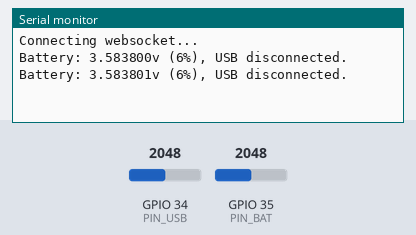
Recording of a sketch running on a simulated ESP32. Parts: the last lines printed to the serial monitor. The inputs (shaded band) are chosen by the test bench; at power-on: GPIO 34 (PIN_USB) = 2048, GPIO 35 (PIN_BAT) = 2048. WiFi joins after 1.5 s; servers stay silent unless stated.

Above: at 2.7 s.
2.8 s: GPIO 34 (PIN_USB) set to 2503
At 4.1 s:
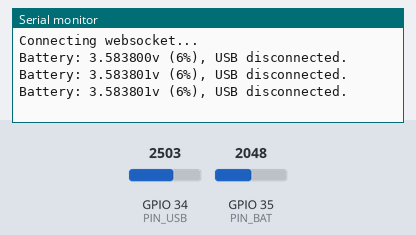
4.3 s: GPIO 34 (PIN_USB) set to 2620
At 4.9 s:
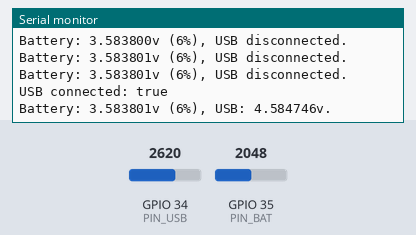

The sketch:

watcher-node.ino
```cpp
/**
 * Reads battery and USB voltage on WEMOS LOLIN D32.
 *
 * Connect USB pin to 34 through voltage divider: use two 100kOhm resistors to cut the voltage in half.
 * For Serial.printf(), see https://playground.arduino.cc/Main/Printf/
 */
```

PowerManager.cpp
```cpp
#include "PowerManager.h"

#include <Arduino.h>

#include "utils/RunningAverageFilter.h"

class PowerManager::Impl {
private:
    int batteryPin;
    int usbPin;
    float voltageCompensation;
    RunningAverageFilter<float> batteryVoltageFilter;
    RunningAverageFilter<float> usbVoltageFilter;

    float readVoltage(int pin) {
        return analogRead(pin)
               * 2  // Voltage is divided into half. See https://www.wemos.cc/en/latest/_static/files/sch_d32_v1.0.0.pdf
               * 3.3  // GPIO can read up to 3.3v.
               * voltageCompensation / 4096;
    }

public:
    Impl(int batteryPin, int usbPin, float voltageCompensation) {
        this->batteryPin = batteryPin;
        this->usbPin = usbPin;
        this->voltageCompensation = voltageCompensation;
    }

    float readBatteryVoltage() {
        return batteryVoltageFilter.filter(readVoltage(batteryPin));
    }

    float readUsbVoltage() {
        return usbVoltageFilter.filter(readVoltage(usbPin));
    }

    int readBatteryPercentage() {
        float voltage = readBatteryVoltage();

        if (voltage >= 4.20) return 100;

        if (voltage <= 3.50) return 0;

        // Voltage drop is not linear.
        // Copied from https://github.com/G6EJD/ESP32-e-Paper-Weather-Display/blob/5c3df15a3fe2b0005fba99e48a493ae4fc1b3a94/examples/Waveshare_2_13_T5/Waveshare_2_13_T5.ino#L490
        return + 2836.9625 * (voltage * voltage * voltage * voltage)
               - 43987.4889 * (voltage * voltage * voltage)
               + 255233.8134 * (voltage * voltage)
               - 656689.7123 * voltage
               + 632041.7303;
    }
};

PowerManager::PowerManager(int batteryPin, int usbPin, float voltageCompensation): impl(new Impl(batteryPin, usbPin, voltageCompensation)) {}
PowerManager::~PowerManager() {}

float PowerManager::readBatteryVoltage() {
    return impl->readBatteryVoltage();
}

int PowerManager::readBatteryPercentage() {
    return impl->readBatteryPercentage();
}

bool PowerManager::isUsbPowered() {
    return readUsbVoltage() > 4.5;
}

float PowerManager::readUsbVoltage() {
    return impl->readUsbVoltage();
}

void PowerManager::loop() {
    // This increases accuracy in measure value.
    readBatteryVoltage();
    readUsbVoltage();
}
```

PowerManager.h
```cpp
#ifndef PowerManager_h
#define PowerManager_h

class PowerManager {
private:
    class Impl;
    Impl *impl;

public:
    PowerManager(int batteryPin, int usbPin, float voltageCompensation);
    ~PowerManager();

    float readBatteryVoltage();
    int readBatteryPercentage();

    bool isUsbPowered();
    float readUsbVoltage();

    void loop();
};

#endif /* PowerManager_h */
```

Reporter.cpp
```cpp
#include "Reporter.h"

#include <stdio.h>
#include <stdarg.h>
#include <WiFi.h>
#include <WiFiManager.h>
#include <WebSocketsClient.h> // This must be before SocketIOclient.h!
#include <SocketIOclient.h>

#include "config.h"

class Reporter::Impl {
private:
    WiFiManager wifiManager;
    SocketIOclient socketIO;

    // WebSocket configutations
    const char *host;
    int port;
    const char *path;

    // Invoked when server wants a realtime data.
    void (*updateRequestCallback)(void);

    void handleDisconnect() {
        Serial.printf("Socket.io disconnected!\n");
    }

    void handleConnect() {
        Serial.printf("Socket.io connected!\n");
        socketIO.send(sIOtype_CONNECT, SOCKET_NAMESPACE);
    }

    void launchUpdateRequestCallback() {
        Serial.printf("Server wants an update!\n");

        if (updateRequestCallback) {
            updateRequestCallback();
        }
    }

    void handleEvent(uint8_t *payload) {
        Serial.printf("Socket.io got event\n");

        bool serverWantsUpdate = String((const char *)payload).indexOf("\"request:update\"") > 0;

        if (serverWantsUpdate) {
            launchUpdateRequestCallback();
        }
    }

    void handleWebSocketEvent(socketIOmessageType_t type, uint8_t *payload, size_t length) {
        switch (type) {
            case sIOtype_DISCONNECT: return handleDisconnect();
            case sIOtype_CONNECT: return handleConnect();
            case sIOtype_EVENT: return handleEvent(payload);

            default: Serial.printf("Message type: %d\n", sIOtype_ACK); break;
        }
    }

public:
    Impl(const char *host, int port, const char *path) {
        this->host = host;
        this->port = port;
        this->path = path;
    }

    void setupWiFi() {
        wifiManager.setHostname(NODE_NAME);
        wifiManager.autoConnect(NODE_NAME "Setup", SETUP_PASSWORD);
    }

    void connectSocket() {
        Serial.printf("Connecting websocket...\n");

        socketIO.begin(host, port, path);
        socketIO.onEvent([&](socketIOmessageType_t type, uint8_t *payload, size_t lenght) {
            handleWebSocketEvent(type, payload, lenght);
        });
    }

    void emitEvent(String event, String payload) {
        socketIO.sendEVENT(SOCKET_NAMESPACE ",[\"" + event + "\", " + payload + "]");
    }

    void onUpdateRequest(void (*action)(void)) {
        updateRequestCallback = action;
    }

    void loop() {
        socketIO.loop();
    }
};

Reporter::Reporter(const char *host, int port, const char *path) : impl(new Impl(host, port, path)) {}
Reporter::~Reporter() { delete impl; }

void Reporter::setup() {
    impl->setupWiFi();
    impl->connectSocket();
}

void Reporter::emit(const char *event, bool value) {
    impl->emitEvent(event, String(value));
}

void Reporter::emit(const char *event, int value) {
    impl->emitEvent(event, String(value));
}

void Reporter::emit(const char *event, float value) {
    impl->emitEvent(event, String(value));
}

void Reporter::emit(const char *event, const char *fmt, ...) {
    char buf[128];

    va_list args;
    va_start (args, fmt);
    vsnprintf(buf, sizeof(buf)/sizeof(char), fmt, args);
    va_end (args);

    impl->emitEvent(event, buf);
}

void Reporter::updateProp(const char *propName, bool propValue) {
    emit("prop:update", "{\"name\": \"%s\", \"value\": %s}", propName, propValue ? "true" : "false");
}

void Reporter::updateProp(const char *propName, int propValue) {
    emit("prop:update", "{\"name\": \"%s\", \"value\": %d}", propName, propValue);
}

void Reporter::updateProp(const char *propName, float propValue) {
    emit("prop:update", "{\"name\": \"%s\", \"value\": %f}", propName, propValue);
}

void Reporter::updateProp(const char *propName, const char *propValue) {
    emit("prop:update", "{\"name\": \"%s\", \"value\": \"%s\"}", propName, propValue);
}

void Reporter::onUpdateRequest(void (*action)(void)) {
    impl->onUpdateRequest(action);
}

void Reporter::loop() {
    impl->loop();
}
```

Reporter.h
```cpp
#ifndef Reporter_h
#define Reporter_h

class Reporter {
private:
    class Impl;
    Impl *impl;

public:
    Reporter(const char *host, int port, const char *path);
    ~Reporter();

    void setup();

    void emit(const char *event, bool value);
    void emit(const char *event, int value);
    void emit(const char *event, float value);
    void emit(const char *event, const char *fmt, ...);

    void updateProp(const char *propName, bool propValue);
    void updateProp(const char *propName, int propValue);
    void updateProp(const char *propName, float propValue);
    void updateProp(const char *propName, const char *propValue);

    void onUpdateRequest(void (*action)(void));

    void loop();
};

#endif /* Reporter_h */
```

routines.cpp
```cpp
#include "config.h"
#include "Reporter.h"
#include "PowerManager.h"

#include "utils/Task.h"
#include "utils/Detector.h"

#include <Arduino.h>

PowerManager powerManager(PIN_BAT, PIN_USB, VOLTAGE_COMPENSATION);
Reporter reporter(SOCKET_SERVER_HOST, SOCKET_SERVER_PORT, SOCKET_SERVER_PATH);

Task dumpPowerStatusTask;
Task reportBatteryTask;
Detector<bool> usbConnectionDetector;

void setup() {
    Serial.begin(115200);
    reporter.setup();

    reporter.onUpdateRequest([]() {
        reporter.updateProp("usb:connected", powerManager.isUsbPowered());
        reporter.updateProp("battery:voltage", powerManager.readBatteryVoltage());
        reporter.updateProp("battery:percentage", powerManager.readBatteryPercentage());
    });

    dumpPowerStatusTask.runOnEverySecond(1, []() {
        Serial.printf("Battery: %fv (%i%%), ", powerManager.readBatteryVoltage(), powerManager.readBatteryPercentage());

        if (powerManager.isUsbPowered()) {
            Serial.printf("USB: %fv.\n", powerManager.readUsbVoltage());
        } else {
            Serial.printf("USB disconnected.\n");
        }
    });

    reportBatteryTask.runOnEverySecond(60, []() {
        reporter.updateProp("battery:voltage", powerManager.readBatteryVoltage());
        reporter.updateProp("battery:percentage", powerManager.readBatteryPercentage());
    });

    usbConnectionDetector.watch([]() {
        return powerManager.isUsbPowered();
    });

    usbConnectionDetector.onChange([](bool connected) {
        Serial.printf("USB connected: %s\n", connected ? "true" : "false");

        reporter.updateProp("usb:connected", connected);
    });
}

void loop() {
    reporter.loop();
    powerManager.loop();

    dumpPowerStatusTask.loop();
    reportBatteryTask.loop();
    usbConnectionDetector.loop();
}
```

Detector.h
```cpp
#ifndef detector_h
#define detector_h

template <typename T>
class Detector {
private:
    T lastValue;

    T (*producer)(void);
    void (*callback)(T);

public:
    void watch(T (*action)(void)) {
        producer = action;
    }

    void onChange(void (*action)(T)) {
        callback = action;
    }

    void loop() {
        if (!producer) {
            return;
        }

        if (!callback) {
            return;
        }

        T newValue = producer();
        if (lastValue != newValue) {
            callback(newValue);
        }

        lastValue = newValue;
    }
};


#endif /* detector_h */
```

RunningAverageFilter.h
```cpp
#ifndef running_average_filter_h
#define running_average_filter_h

template <typename T/*Must be a number*/>
class RunningAverageFilter {
private:
    static const int bufferSize = 32;

    T runningAverageBuffer[bufferSize];
    int nextRunningAverage = 0;

    bool bufferNotFilledYet = true;

public:
    T filter(T raw) {
        runningAverageBuffer[nextRunningAverage++] = raw;
        if (nextRunningAverage >= bufferSize) {
            bufferNotFilledYet = false;
            nextRunningAverage = 0;
        }

        if (bufferNotFilledYet) {
            return raw;
        }

        T average = 0;
        for (int i = 0; i < bufferSize; ++i) {
            average += runningAverageBuffer[i];
        }
        average /= bufferSize;

        return average;
    }
};

#endif /* running_average_filter_h */
```

Task.h
```cpp
#ifndef task_h
#define task_h

#include <Arduino.h>

class Task {
private:
    void (*task)(void);
    unsigned long lastExecution = 0;
    int intervalMillis;

public:
    void runOnEverySecond(int seconds, void (*action)(void)) {
        intervalMillis = seconds * 1000;
        task = action;
    }

    void loop() {
        auto now = millis();

        if ((now - lastExecution) > intervalMillis) {
            task();
            lastExecution = now;
        }
    }
};

#endif /* task_h */
```

config.h
```cpp
#ifndef config_h
#define config_h

// Power management
#define PIN_BAT 35
#define PIN_USB 34
#define VOLTAGE_COMPENSATION 1.086

// Network
#define NODE_NAME "Watcher"
#define SETUP_PASSWORD "potados90809"

// Socket
#define SOCKET_SERVER_HOST "10.0.1.10"
#define SOCKET_SERVER_PORT 8080
#define SOCKET_SERVER_PATH "/socket.io/?EIO=4&nodeName=" NODE_NAME
#define SOCKET_NAMESPACE "/node"
#define HEARTBEAT_INTERVAL 5000

#endif /* config_h */
```

Measured:
- the behaviour switches between 2571 and 2572 on GPIO 34 (PIN_USB) (found by bisection; images 1 and 2)
- after the input at 4.3 s, the serial monitor: prints a new line at once (image 2)
